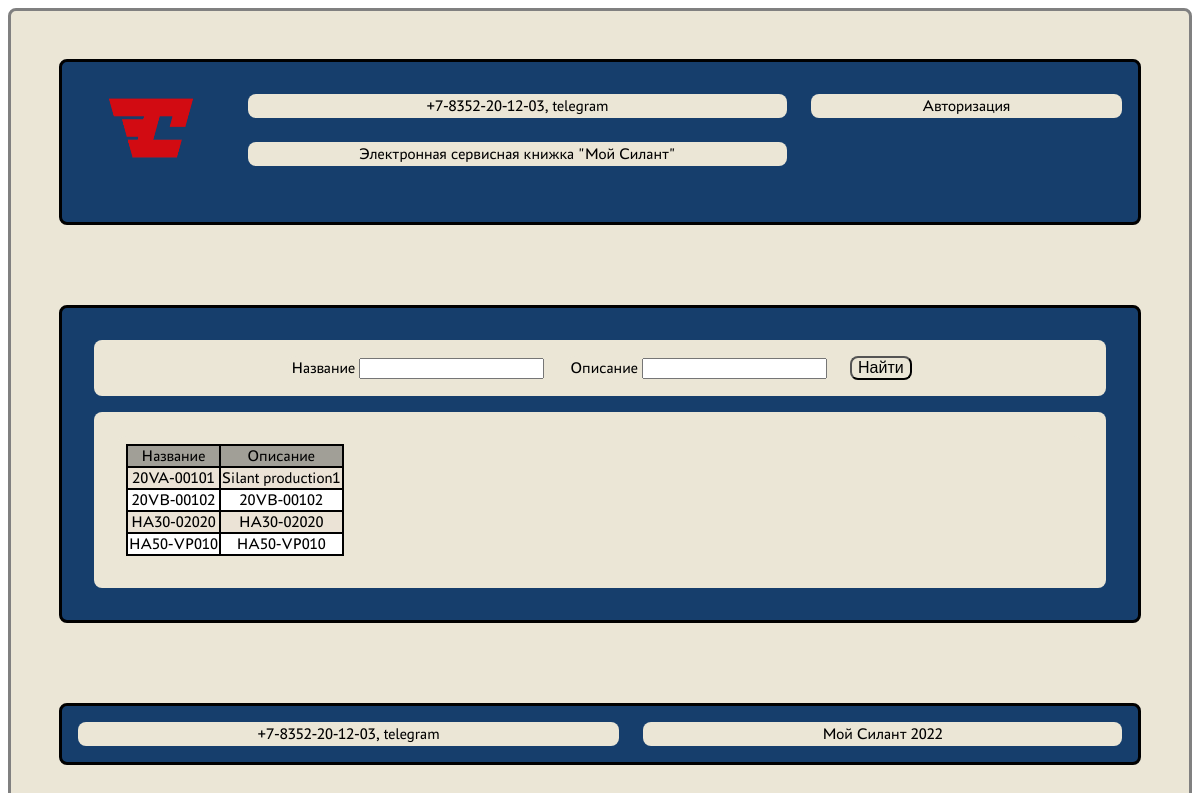
The page /administration/driving_axle_models on the database its author committed.
### loader_service/models.py (models this page shows, shortened)
class DrivingAxleModel(models.Model):
    title = models.CharField(max_length=256)
    description = models.TextField()

### loader_service/views.py (the view)
class DrivingAxleModelView(ListView):
    model = DrivingAxleModel
    ordering = 'title'
    template_name = 'driving_axle_models.html'
    context_object_name = 'driving_axle_models'
    paginate_by = 5
    def get_queryset(self):
        queryset = super().get_queryset()
        self.filterset = DrivingAxleModelFilter(self.request.GET, queryset)
        return self.filterset.qs
    def get_context_data(self, **kwargs):
        context = super().get_context_data()
        context['filterset'] = self.filterset
        return context

### templates/driving_axle_models.html (shortened to what this page needs)
{% extends 'flatpages/default.html' %}
{% load static %}
{% load custom_tags %}
{% block body %}
<div>
    <form action="" method="get">
        <span class="filter">Название {{ filterset.form.title }}</span>
        <span class="filter">Описание {{ filterset.form.description }}</span>
        <button class="filter" type="submit">Найти</button>
    </form>
</div>
        {% if driving_axle_models %}
        <div>
            <div class="table">
                <table border="1">
                    <tr>
                        <td>Название</td>
                        <td>Описание</td>
                    </tr>
                    {% for driving_axle_model in driving_axle_models %}
                    <tr>
                        <td><a href="driving_axle_models/{{ driving_axle_model.pk }}">{{ driving_axle_model.title }}</a></td>
                        <td>{{ driving_axle_model.description }}</td>
                    </tr>
                    {% endfor %}
                </table>
            </div>
        </div>
        {% endif %}
{% endblock body %}

### static/assets/css/main.css (style rules this page uses)
a { color: black; text-decoration: none; }
input { cursor: pointer; }
table { background-color: white; border: 2px solid; border-collapse: collapse; }
td { border: 2px solid; border-collapse: collapse; }
body { background-color: white; display: flex; flex-direction: column; height: 100vh; }
button { font-size: 1em; border-radius: 0.5em; background-color: #EBE6D6; cursor: pointer; }
span { padding: 0.20em; font-size: 1em; border-radius: 0.5em; background-color: #EBE6D6; text-align: center; }
.main-panel div { text-align: center; justify-content: center; padding: 0.5em; margin: 1em; background-color: #EBE6D6; border-radius: 0.5em; }
.table { table-layout: auto; background-color: white; width: auto; text-align: center; border-radius: 0.5em; overflow: auto; }
.table tr:first-child { background-color: #a19f97; }
.table tr:nth-child(even) { background-color: #ebe3d6; }
.filter { margin: 0.5em; }

### rows shown on the page
DrivingAxleModel: title "20VA-00101", description "Silant production1"
DrivingAxleModel: title "20VB-00102", description "20VB-00102"
DrivingAxleModel: title "HA30-02020", description "HA30-02020"
DrivingAxleModel: title "HA50-VP010", description "HA50-VP010"
